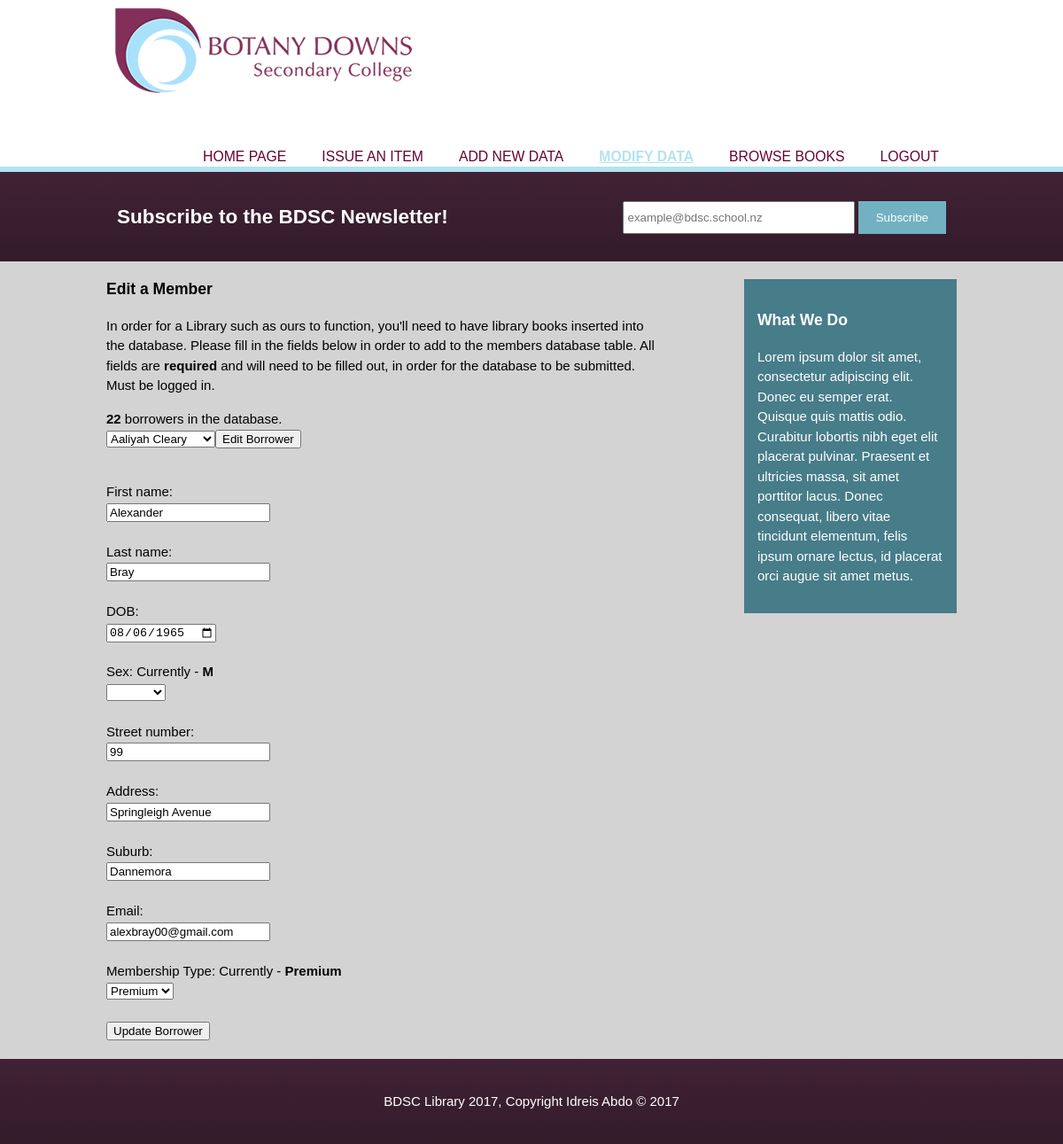
The app's page /modify.php?borrower=3 (signed in) with its own data.
### tables this page shows
CREATE TABLE `Borrowers` (
  `Borrower_ID` int(3) NOT NULL,
  `First_Name` varchar(15) NOT NULL,
  `Last_Name` varchar(15) NOT NULL,
  `DOB` date NOT NULL,
  `Sex` varchar(1) NOT NULL,
  `Membership_ID` tinyint(4) NOT NULL,
  `Email` varchar(30) NOT NULL,
  `Street_Number` varchar(10) NOT NULL,
  `Street_Name` varchar(25) NOT NULL,
  `Suburb` varchar(15) NOT NULL
);

CREATE TABLE `Memberships` (
  `Membership_ID` smallint(4) UNSIGNED NOT NULL,
  `Membership_Type` varchar(10) DEFAULT NULL,
  `Membership_description` varchar(150) DEFAULT NULL
);

### modify.php (the view, shortened to what this page needs)
<?php
        include 'connection.php';
?>
<!DOCTYPE html>
<html lang="en">
<head>
	<link type="text/css" rel="stylesheet" href="css/style.css">
</head>
<body>
	<header>
		<div class = "container">
			<div id = "title">
				<a href = "index.php"><img src = "images/nicelogo.png"></a>
			</div>
			<nav class="navbar">
				<ul class = "real_nav">
					<li><a href="index.php" class="navformat">Home Page</a></li>
					<li><a href="issue.php">Issue an Item</a></li>
					<li><a href="newdata.php">Add new data</a></li>
					<li class="current"><a href="modify.php">Modify data</a></li>
					<li><a href="browse.php">Browse books</a></li>
					<li>
					<?php
						if($_SESSION['admin'] == 1) {
							echo "<a class='navlink' href='logout.php'>Logout</a>";
						} else {
							echo "<a class='navlink' href='login.php'>Login</a>";
						}
					?>
					</li>
				</ul>
			</nav>
		</div>
	</header>
	<section id = "subscription">
		<div class = "container">
			<h1>Subscribe to the BDSC Newsletter!</h1>
			<form action = "somethinglikeprocess.php">
				<input type = "email" placeholder = "example@bdsc.school.nz">
				<button type = "submit" class = "button_1">Subscribe</button>
			</form>
		</div>
	</section>
	<section id = "main">
		<div class = "container">
			<article id = "main_content">
				<h1 class = "page-title">Edit a Member</h1>
				<p>
				In order for a Library such as ours to function, you'll need to have library books inserted into the database. Please fill in the fields below in order to add to the members database table. All fields are <b>required</b> and will need to be filled out, in order for the database to be submitted. Must be logged in.
				</p>
				<?php
                	$current_borrower = $_GET['borrower'];
                    $all_borrowers_query = "SELECT *
                							FROM Borrowers";
                    $all_borrowers_result = mysqli_query($dbcon, $all_borrowers_query);
                    $all_borrowers_rows = mysqli_num_rows($all_borrowers_result);
                    echo "<b>$all_borrowers_rows</b>";
                    echo " borrowers in the database. <br>";
                    echo "<form name = 'garbage.php' action = 'modify.php'>";
                        echo "<select name = 'borrower'>";
                            while ($all_borrower_record = mysqli_fetch_assoc($all_borrowers_result)){
                                echo "<option value = '".$all_borrower_record['Borrower_ID']."'>".$all_borrower_record['First_Name']." ".$all_borrower_record['Last_Name']."</option>";
                            }
                        echo "</select>";
                        echo "<input type = 'submit' value = 'Edit Borrower'>";
                    echo "</form>";
                	$current_borrower_query = "SELECT *
                                            FROM Borrowers, Memberships
                                            WHERE Borrower_ID = '".$current_borrower."'
                                            AND Borrowers.Membership_ID = Memberships.Membership_ID";
                    $current_borrower_result = mysqli_query ($dbcon, $current_borrower_query);
                    $current_borrower_record = mysqli_fetch_assoc ($current_borrower_result);
                ?>
				<form name='update_borrowers' method = 'POST' action='process_form.php'>
			    <input type='hidden' name="Borrower_ID" value="<?php echo $current_borrower_record['Borrower_ID']; ?>"><br>
			    First name:<br>
			    <input type="text" name="First_Name" maxlength="25" required value="<?php echo $current_borrower_record['First_Name']; ?>"><br></br>
			    Last name:<br>
			    <input type="text" name="Last_Name" maxlength="25" required value="<?php echo $current_borrower_record['Last_Name']; ?>"><br></br>
			    DOB:<br>
			    <input type="date" name="DOB" maxlength="20" required value="<?php echo $current_borrower_record['DOB']; ?>"><br></br>
			    Sex: Currently - <b><?php echo $current_borrower_record['Sex']; ?></b><br>
			    <select name="Sex" required>
			        <option></option>
	                <option value="M">Male</option>
		        </select><br></br>
			    Street number:<br>
			    <input type="text" name="Street_Number" maxlength="20" required value="<?php echo $current_borrower_record['Street_Number']; ?>"><br></br>
			    Address:<br>
			    <input type="text" name="Street_Name" maxlength="30" required value="<?php echo $current_borrower_record['Street_Name']; ?>"><br></br>
			    Suburb:<br>
			    <input type="text" name="Suburb" maxlength="25" required value="<?php echo $current_borrower_record['Suburb']; ?>"><br></br>
			    Email:<br>
			    <input type="text" name="Email" maxlength="40" required value="<?php echo $current_borrower_record['Email']; ?>"><br></br>
			    Membership Type: Currently - <b><?php echo $current_borrower_record['Membership_Type']; ?></b><br>
			    <select name="Membership_ID">
				<?php
					$Membership = "SELECT Membership_ID, Membership_Type
					FROM Memberships";
                    $Membership_query = mysqli_query ($dbcon, $Membership);
                    while ($displayname = mysqli_fetch_assoc($Membership_query)){
                        echo "<option value = '".$displayname['Membership_ID']."'>".$displayname['Membership_Type']."</option>";
                    }
                ?>
                </select><br></br>
			    <input type='submit' name='submit' value='Update Borrower'><br>
			</form>
			</article>
			<aside id = "sidebar">
				<div id = "dark_background">
					<h3>What We Do</h3>
					<p>
					Lorem ipsum dolor sit amet, consectetur adipiscing elit. Donec eu semper erat. Quisque quis mattis odio. Curabitur lobortis nibh eget elit placerat pulvinar. Praesent et ultricies massa, sit amet porttitor lacus. Donec consequat, libero vitae tincidunt elementum, felis ipsum ornare lectus, id placerat orci augue sit amet metus.
					</p>
				</div>
			</aside>
		</div>
	</section>
	<footer>
		<p>BDSC Library 2017, Copyright Idreis Abdo &copy; 2017</p>
	</footer>
 </body>
</html>

### css/style.css (style rules this page uses)
body { font-family: Arial, Helvetica, sans-serif; font-size: 15px; line-height: 1.5; padding: 0; margin: 0; background-color: #D3D3D3; overflow-x: hidden; }
.container { width: 80%; margin: auto; overflow: hidden; }
header { background: #ffffff; color: #ffffff; min-height: 70px; border-bottom: #B3E3EF 3px solid; }
header a { color: #680031; text-decoration: none; text-transform: uppercase; font-size: 105%; }
header ul { margin: 0; padding: 0; }
header li { float: left; display: inline; padding: 0 20px 0 20px; margin-top: 35px; }
header #title { float: left; }
header img { width: 100%; height: 100%; }
header nav { float: right; margin-top: 10px; }
header .current a { color: #B3E3EF; font-weight: bold; text-decoration: underline; }
#subscription { border-top: #B3E3EF 3px solid; padding: 15px; color: #ffffff; background: #680031; background: -webkit-linear-gradient(#402234, #331B2A); background: -o-linear-gradient(#402234, #331B2A); background: -moz-linear-gradient(#402234, #331B2A); background: linear-gradient(#402234, #331B2A); }
#subscription h1 { float: left; }
#subscription form { float: right; margin-top: 18px; }
#subscription input { padding: 4px; height: 25px; width: 250px; }
.button_1 { height: 37px; background: #72B1C1; border: 0; padding-left: 20px; padding-right: 20px; color: white; cursor: pointer; }
aside#sidebar { float: right; width: 25%; margin-top: 10px; }
#dark_background { padding: 15px; background: #477C89; color: #ffffff; margin-top: 10px; margin-bottom: 10px; }
article#main_content { float: left; width: 65%; }
footer { padding: 22px; margin-top: 20px; color: #ffffff; background: #680031; background: -webkit-linear-gradient(#402234, #331B2A); background: -o-linear-gradient(#402234, #331B2A); background: -moz-linear-gradient(#402234, #331B2A); background: linear-gradient(#402234, #331B2A); text-align: center; }

### records on screen
borrowers: First_Name "Alexander", Last_Name "Bray", DOB "08/06/1965", Sex "M", Street_Number "99", Street_Name "Springleigh Avenue", Suburb "Dannemora", Email "alexbray00@gmail.com", Membership_ID.Membership_Type "Premium"

### other values on screen
$all_borrowers_rows "22"
form field borrower "Aaliyah Cleary"
form field Membership_ID "Premium"
